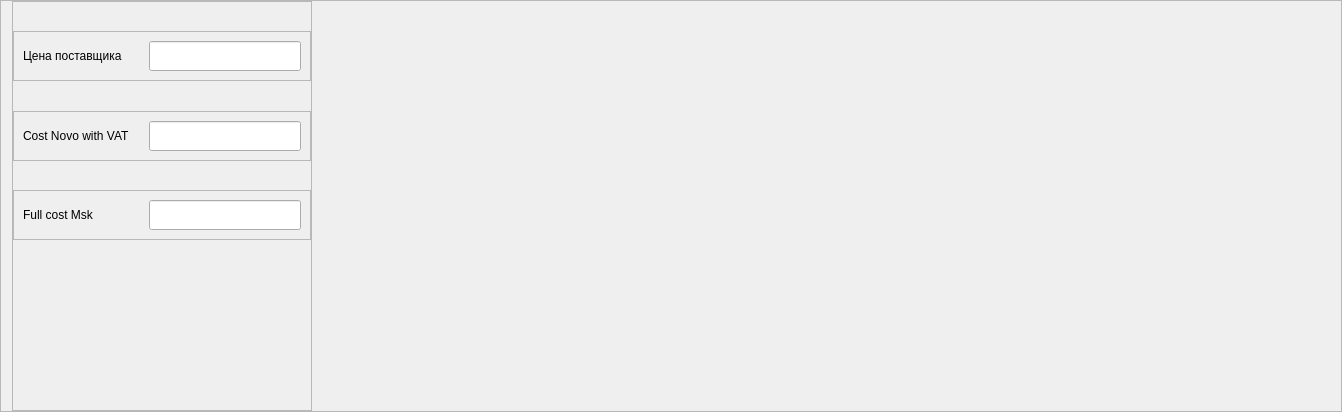
       <widget class="QFrame" name="frame_28">
        <property name="minimumSize">
         <size>
          <width>0</width>
          <height>0</height>
         </size>
        </property>
        <property name="maximumSize">
         <size>
          <width>16777215</width>
          <height>16777215</height>
         </size>
        </property>
        <property name="frameShape">
         <enum>QFrame::Shape::StyledPanel</enum>
        </property>
        <property name="frameShadow">
         <enum>QFrame::Shadow::Raised</enum>
        </property>
        <layout class="QHBoxLayout" name="horizontalLayout_26">
         <property name="spacing">
          <number>0</number>
         </property>
         <property name="topMargin">
          <number>0</number>
         </property>
         <property name="rightMargin">
          <number>0</number>
         </property>
         <property name="bottomMargin">
          <number>0</number>
         </property>
         <item>
          <widget class="QFrame" name="frame_29">
           <property name="minimumSize">
            <size>
             <width>300</width>
             <height>0</height>
            </size>
           </property>
           <property name="maximumSize">
            <size>
             <width>300</width>
             <height>16777215</height>
            </size>
           </property>
           <property name="frameShape">
            <enum>QFrame::Shape::StyledPanel</enum>
           </property>
           <property name="frameShadow">
            <enum>QFrame::Shadow::Raised</enum>
           </property>
           <layout class="QVBoxLayout" name="verticalLayout_3">
            <property name="spacing">
             <number>0</number>
            </property>
            <property name="leftMargin">
             <number>0</number>
            </property>
            <property name="topMargin">
             <number>0</number>
            </property>
            <property name="rightMargin">
             <number>0</number>
            </property>
            <property name="bottomMargin">
             <number>0</number>
            </property>
            <item>
             <spacer name="verticalSpacer">
              <property name="orientation">
               <enum>Qt::Orientation::Vertical</enum>
              </property>
              <property name="sizeHint" stdset="0">
               <size>
                <width>20</width>
                <height>29</height>
               </size>
              </property>
             </spacer>
            </item>
            <item>
             <widget class="QFrame" name="frame_24">
              <property name="frameShape">
               <enum>QFrame::Shape::StyledPanel</enum>
              </property>
              <property name="frameShadow">
               <enum>QFrame::Shadow::Raised</enum>
              </property>
              <layout class="QHBoxLayout" name="horizontalLayout_23">
               <item>
                <widget class="QLabel" name="label_13">
                 <property name="minimumSize">
                  <size>
                   <width>120</width>
                   <height>0</height>
                  </size>
                 </property>
                 <property name="text">
                  <string>Цена поставщика</string>
                 </property>
                </widget>
               </item>
               <item>
                <widget class="QLineEdit" name="line_Price">
                 <property name="minimumSize">
                  <size>
                   <width>120</width>
                   <height>30</height>
                  </size>
                 </property>
                 <property name="maximumSize">
                  <size>
                   <width>16777215</width>
                   <height>30</height>
                  </size>
                 </property>
                </widget>
               </item>
              </layout>
             </widget>
            </item>
            <item>
             <spacer name="verticalSpacer_2">
              <property name="orientation">
               <enum>Qt::Orientation::Vertical</enum>
              </property>
              <property name="sizeHint" stdset="0">
               <size>
                <width>20</width>
                <height>30</height>
               </size>
              </property>
             </spacer>
            </item>
            <item>
             <widget class="QFrame" name="frame_25">
              <property name="frameShape">
               <enum>QFrame::Shape::StyledPanel</enum>
              </property>
              <property name="frameShadow">
               <enum>QFrame::Shadow::Raised</enum>
              </property>
              <layout class="QHBoxLayout" name="horizontalLayout_24">
               <item>
                <widget class="QLabel" name="label_14">
                 <property name="minimumSize">
                  <size>
                   <width>120</width>
                   <height>0</height>
                  </size>
                 </property>
                 <property name="text">
                  <string>Cost Novo with VAT</string>
                 </property>
                </widget>
               </item>
               <item>
                <widget class="QLineEdit" name="line_CostNovo">
                 <property name="minimumSize">
                  <size>
                   <width>120</width>
                   <height>30</height>
                  </size>
                 </property>
                 <property name="maximumSize">
                  <size>
                   <width>16777215</width>
                   <height>30</height>
                  </size>
                 </property>
                </widget>
               </item>
              </layout>
             </widget>
            </item>
            <item>
             <spacer name="verticalSpacer_3">
              <property name="orientation">
               <enum>Qt::Orientation::Vertical</enum>
              </property>
              <property name="sizeHint" stdset="0">
               <size>
                <width>20</width>
                <height>29</height>
               </size>
              </property>
             </spacer>
            </item>
            <item>
             <widget class="QFrame" name="frame_26">
              <property name="frameShape">
               <enum>QFrame::Shape::StyledPanel</enum>
              </property>
              <property name="frameShadow">
               <enum>QFrame::Shadow::Raised</enum>
              </property>
              <layout class="QHBoxLayout" name="horizontalLayout_25">
               <item>
                <widget class="QLabel" name="label_15">
                 <property name="minimumSize">
                  <size>
                   <width>120</width>
                   <height>0</height>
                  </size>
                 </property>
                 <property name="text">
                  <string>Full cost Msk</string>
                 </property>
                </widget>
               </item>
               <item>
                <widget class="QLineEdit" name="line_FullCost">
                 <property name="minimumSize">
                  <size>
                   <width>120</width>
                   <height>30</height>
                  </size>
                 </property>
                 <property name="maximumSize">
                  <size>
                   <width>16777215</width>
                   <height>30</height>
                  </size>
                 </property>
                </widget>
               </item>
              </layout>
             </widget>
            </item>
            <item>
             <spacer name="verticalSpacer_4">
              <property name="orientation">
               <enum>Qt::Orientation::Vertical</enum>
              </property>
              <property name="sizeHint" stdset="0">
               <size>
                <width>20</width>
                <height>170</height>
               </size>
              </property>
             </spacer>
            </item>
           </layout>
          </widget>
         </item>
         <item>
          <spacer name="horizontalSpacer_14">
           <property name="orientation">
            <enum>Qt::Orientation::Horizontal</enum>
           </property>
           <property name="sizeHint" stdset="0">
            <size>
             <width>1029</width>
             <height>20</height>
            </size>
           </property>
          </spacer>
         </item>
        </layout>
       </widget>
